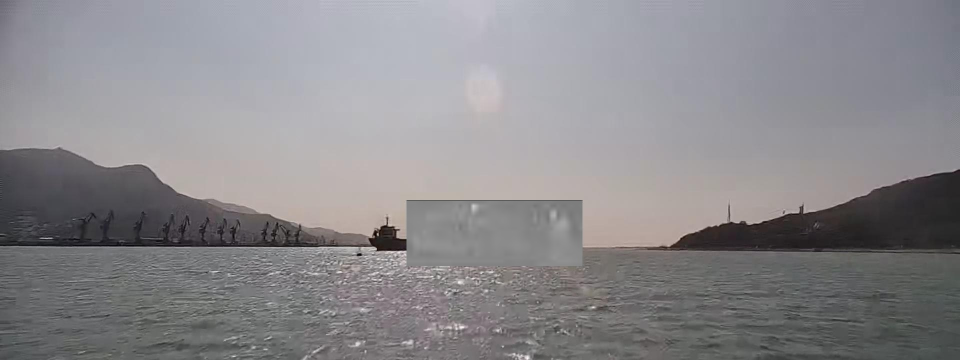
#> input picture filled_000164.jpg, 1920 x 720 px (shown at 1/2 size)
$ python fuse_ir_rgb.py --rgb_dir . --ir_dir . --output_dir out
#> lines starting #> are read from the running program, lines starting #| are printed output that depends on the picture; after the words box and inside, x2 and y2 are one past the last pixel; in counts of white or black regions, pixels touching at a corner belong together
#!/usr/bin/env python3
"""
fuse_ir_rgb.py

Usage:
    python fuse_ir_rgb.py --rgb_dir /path/to/rgb_images \
                         --ir_dir  /path/to/ir_images \
                         --output_dir /path/to/output \
                         [--threshold 10]

For each image in --rgb_dir matching *.jpg or *.png,
look for a same-named file in --ir_dir, compute homography,
warp IR to RGB frame, create mask of dark occlusion in RGB,
fuse the warped IR into occluded regions, and save side-by-side comparison.
"""
import os
import cv2
import numpy as np
import argparse

def compute_homography(rgb_img, ir_img):
    gray_rgb = cv2.cvtColor(rgb_img, cv2.COLOR_BGR2GRAY)
    gray_ir = ir_img.copy() if len(ir_img.shape)==2 else cv2.cvtColor(ir_img, cv2.COLOR_BGR2GRAY)
    # Feature detection
    orb = cv2.ORB_create(2000)
    kp1, des1 = orb.detectAndCompute(gray_rgb, None)
    kp2, des2 = orb.detectAndCompute(gray_ir, None)
    # Match with FLANN + Lowe's ratio test
    index_params = dict(algorithm=6, table_number=6, key_size=12, multi_probe_level=1)
    search_params = dict()
    flann = cv2.FlannBasedMatcher(index_params, search_params)
    matches = flann.knnMatch(des1, des2, k=2)
    good = []
    for m,n in matches:
        if m.distance < 0.7 * n.distance:
            good.append(m)
    if len(good) < 4:
        raise RuntimeError("Not enough good matches found: %d" % len(good))
    src_pts = np.float32([kp2[m.trainIdx].pt for m in good]).reshape(-1,1,2)
    dst_pts = np.float32([kp1[m.queryIdx].pt for m in good]).reshape(-1,1,2)
    H, mask = cv2.findHomography(src_pts, dst_pts, cv2.RANSAC)
    if H is None:
        raise RuntimeError("Homography estimation failed")
    return H

def fuse_and_save(rgb_path, ir_path, out_path, threshold):
    rgb = cv2.imread(rgb_path)
    if rgb is None:
        print(f"[WARN] Cannot read RGB image: {rgb_path}")
        return
    ir = cv2.imread(ir_path, cv2.IMREAD_GRAYSCALE)
    if ir is None:
        print(f"[WARN] Cannot read IR image: {ir_path}")
        return

    h, w = rgb.shape[:2]
    H = compute_homography(rgb, ir)
    warped_ir = cv2.warpPerspective(ir, H, (w, h))

    # Create occlusion mask from RGB dark regions
    gray_rgb = cv2.cvtColor(rgb, cv2.COLOR_BGR2GRAY)
    mask = (gray_rgb < threshold).astype(np.uint8) * 255
    # Morphological clean-up
    kernel = cv2.getStructuringElement(cv2.MORPH_RECT, (5,5))
    mask = cv2.morphologyEx(mask, cv2.MORPH_CLOSE, kernel)
    mask = cv2.morphologyEx(mask, cv2.MORPH_OPEN, kernel)
    mask_bool = mask.astype(bool)

    # Fuse IR into RGB
    fused = rgb.copy()
    for c in range(3):
        fused[:,:,c][mask_bool] = warped_ir[mask_bool]

    # Create side-by-side comparison
    vis_ir = cv2.cvtColor(warped_ir, cv2.COLOR_GRAY2BGR)
    comp = np.hstack([rgb, vis_ir, fused])

    # Save output
    cv2.imwrite(out_path, comp)
    print(f"[OK] Saved comparison: {out_path}")

def main():
    parser = argparse.ArgumentParser(description="Fuse IR into occluded RGB via homography")
    parser.add_argument("--rgb_dir", required=True, help="Directory of RGB images")
    parser.add_argument("--ir_dir",  required=True, help="Directory of IR images (matching filenames)")
    parser.add_argument("--output_dir", required=True, help="Directory to save fused comparisons")
    parser.add_argument("--threshold", type=int, default=10, help="Gray threshold for occlusion mask")
    args = parser.parse_args()

    os.makedirs(args.output_dir, exist_ok=True)
    exts = (".jpg", ".png", ".jpeg", ".bmp")
    for fn in sorted(os.listdir(args.rgb_dir)):
        if fn.lower().endswith(exts):
            rgb_path = os.path.join(args.rgb_dir, fn)
            ir_path  = os.path.join(args.ir_dir, fn)
            if not os.path.exists(ir_path):
                print(f"[WARN] Missing IR for {fn}, skipping")
                continue
            out_path = os.path.join(args.output_dir, fn)
            try:
                fuse_and_save(rgb_path, ir_path, out_path, args.threshold)
#> in fuse_and_save, rgb is the input picture: shape (720, 1920, 3); mean B, G, R 139.6, 136.4, 138.1
#> in compute_homography, `kp1, des1 = orb.detectAndCompute(gray_rgb, None)`: kp1 = 1981 keypoints; strongest (x, y, size): (752, 497, 31), (752, 499, 31), (754, 500, 31), (754, 468, 31)
#> in compute_homography, `kp2, des2 = orb.detectAndCompute(gray_ir, None)`: kp2 has the same summary as kp1
#> in compute_homography, `matches = flann.knnMatch(des1, des2, k=2)`: matches = 1981 matches
#> after the loop in compute_homography, `for m,n in matches:`: good = 1980 matches
#> in compute_homography, `src_pts = np.float32([kp2[m.trainIdx].pt for m in good]).reshape(-1,1,2)`: src_pts = 1980 rows, first 8: [709, 688], [684, 541], [1336, 491], [497, 563], [718, 686], [899, 586], [867, 556], [712, 685]
#> in compute_homography, `dst_pts = np.float32([kp1[m.queryIdx].pt for m in good]).reshape(-1,1,2)`: dst_pts has the same summary as src_pts
#> in compute_homography, `H, mask = cv2.findHomography(src_pts, dst_pts, cv2.RANSAC)`: H = [[1, 6.98e-15, -3.04e-12], [-3.22e-16, 1, -2.07e-12], [-7.44e-19, 6.95e-18, 1]]; mask = 1980 values from 1 to 1
#> in fuse_and_save, `mask = (gray_rgb < threshold).astype(np.uint8) * 255`:
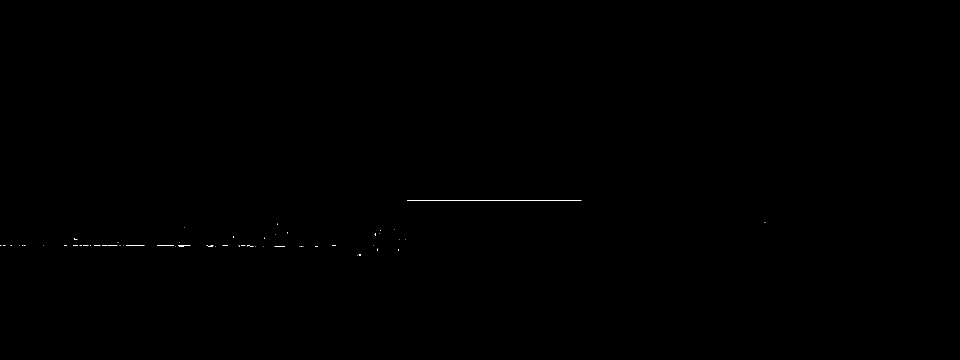
#> mask: shape (720, 1920) (shown at 1/2 size); 0.05% white in thin lines or dots, all inside (x1, y1, x2, y2) = (0, 401, 1531, 511)
#> in fuse_and_save, `mask = cv2.morphologyEx(mask, cv2.MORPH_OPEN, kernel)`: mask: shape (720, 1920); every value is 0
#> in fuse_and_save, `comp = np.hstack([rgb, vis_ir, fused])`:
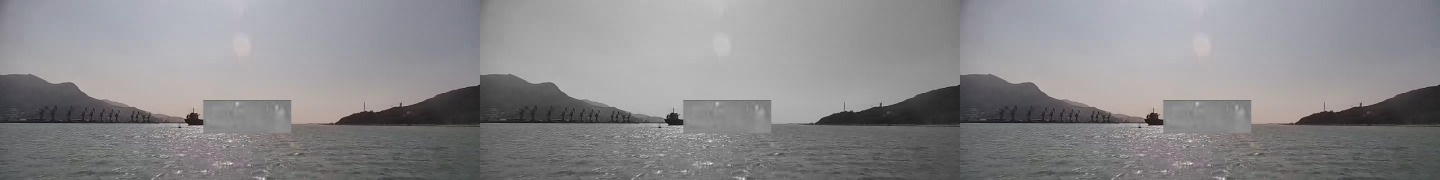
#> comp: shape (720, 5760, 3) (shown at 1/4 size); mean B, G, R 138.8, 136.7, 137.8
#> pass 3 of the loop in main, `for fn in sorted(os.listdir(args.rgb_dir)):`:
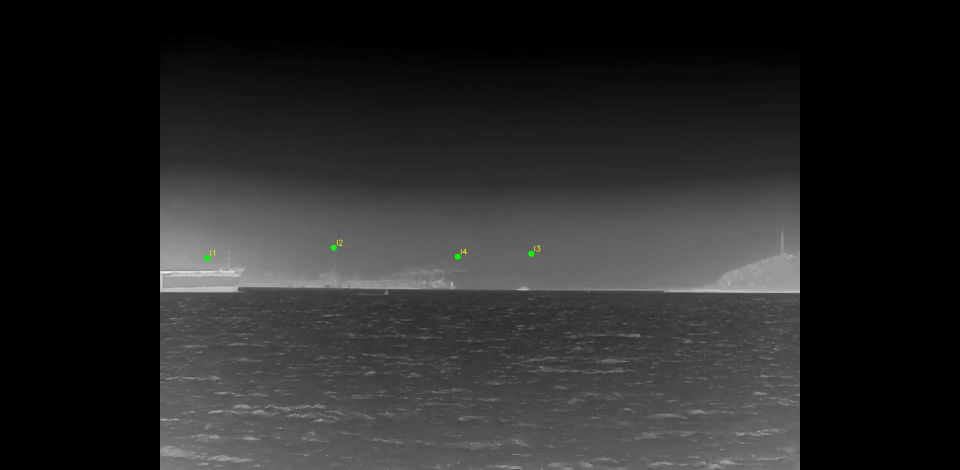
#> input picture matched_ir_vis.jpg, 1920 x 940 px (shown at 1/2 size)
#> in fuse_and_save, rgb is the input picture: shape (940, 1920, 3); mean B, G, R 40.2, 40.3, 40.3
#> ir: shape (940, 1920)
#> gray_rgb: shape (940, 1920)
#> kp1 = 1656 keypoints; strongest (x, y, size): (323, 542, 37.2), (323, 543, 44.6), (926, 504, 31), (1077, 499, 31)
#> kp2 = 1657 keypoints; strongest (x, y, size): (323, 542, 37.2), (323, 543, 44.6), (926, 504, 31), (1077, 499, 31)
#> matches = 1656 matches
#> src_pts = 1656 rows, first 8: [1024, 908], [679, 480], [674, 481], [684, 481], [681, 482], [684, 483], [682, 486], [683, 488]
#> dst_pts has the same summary as src_pts
#> in fuse_and_save (call 2), `H = compute_homography(rgb, ir)`: H = [[1, 2.99e-15, -1.9e-12], [-4.61e-16, 1, -1.27e-12], [-5.93e-19, 3.87e-18, 1]]
#> in fuse_and_save (call 2), `mask = (gray_rgb < threshold).astype(np.uint8) * 255`:
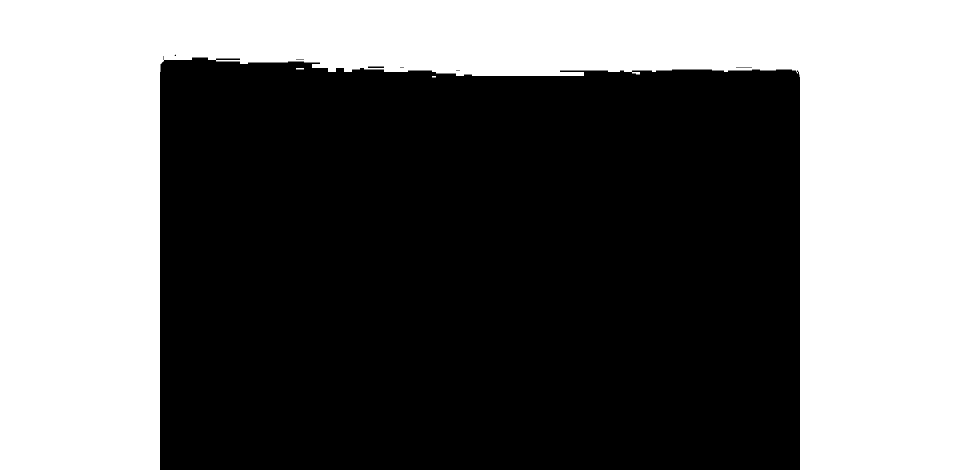
#> mask: shape (940, 1920) (shown at 1/2 size); 43.2% white; 3 white regions, box (x1, y1, x2, y2) and area: (0, 0, 1920, 940) 778829, (592, 136, 608, 139) 48, (864, 152, 872, 155) 24
#> mask_bool: shape (940, 1920) bool; 43.2% white; 1 white region, box (x1, y1, x2, y2) and area: (0, 0, 1920, 940) 779405
#> vis_ir: shape (940, 1920, 3)
#> in fuse_and_save (call 2), `comp = np.hstack([rgb, vis_ir, fused])`:
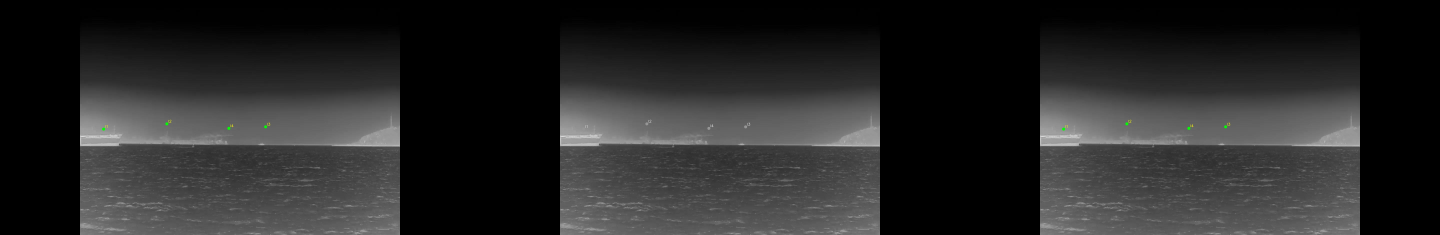
#> comp: shape (940, 5760, 3) (shown at 1/4 size); mean B, G, R 40.3, 40.3, 40.3
#> the loop made 4 passes; the first 3 are shown
            except Exception as e:
                print(f"[ERROR] {fn}: {e}")

if __name__ == "__main__":
    main()
